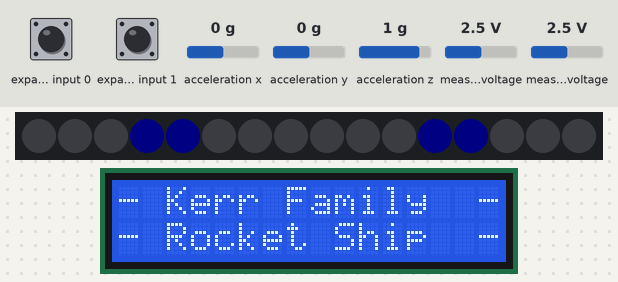
Bench run of a sketch on a simulated Arduino Uno, built with avr-gcc and run on an emulated ATmega328P. On the bench: 16 RGB LEDs in strip order, left to right, 16×2 character LCD. Wiring (inferred from the names in the program): Wii Nunchuk at I2C address 0x52. The inputs (shaded band) are chosen by the test bench; at power-on: expander input 0 HIGH, expander input 1 HIGH, measured voltage 2.5 V, acceleration x 0 g, acceleration y 0 g, acceleration z 1 g. Dim RGB values are drawn brighter than linear.

Above: at 1.3 s.
1.4 s: expander input 0 pulled LOW for 1 s
At 1.95 s:
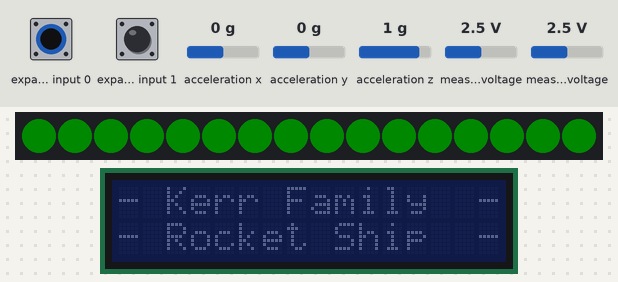
3.9 s: expander input 1 pulled LOW for 3.2 s
At 4.43 s:
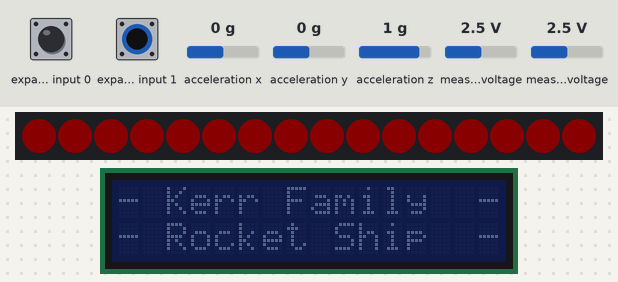
8.6 s: measured voltage (sensor 200) set to 0.1 V
At 9.0 s:
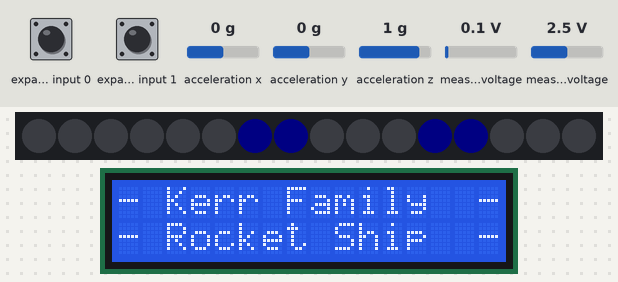
10.1 s: measured voltage (sensor 201) set to 0.1 V
At 11.1 s:
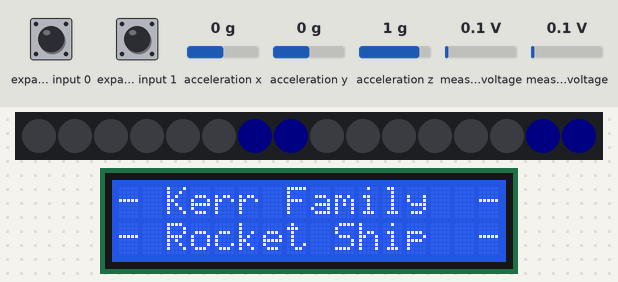
11.6 s: measured voltage (sensor 200) set to 1.2 V
At 12.0 s:
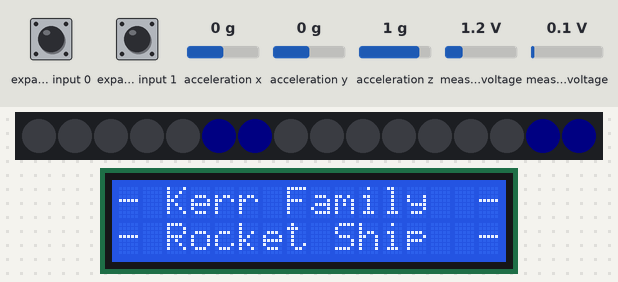
13.1 s: measured voltage (sensor 201) set to 1.2 V
At 14.0 s:
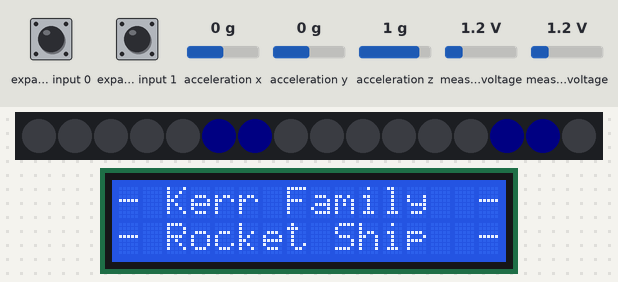
Timing chart, 0 to 15.6 s (numbered marks = the images above; inputs shaded):
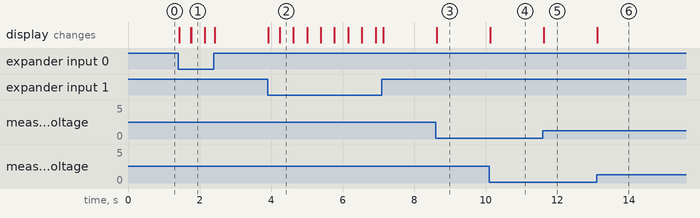

The sketch:

RocketCtrl_2.0_rev-.ino
```cpp
#include <Adafruit_NeoPixel.h>
#ifdef __AVR__
 #include <avr/power.h> // Required for 16 MHz Adafruit Trinket
#endif
#include <Wire.h>
#include "nunchuk.h"
#include <LiquidCrystal_I2C.h>

// Which pin on the Arduino is connected to the NeoPixels?
// On a Trinket or Gemma we suggest changing this to 1:
#define LED_PIN    13

// How many NeoPixels are attached to the Arduino?
#define LED_COUNT 16

// Declare our NeoPixel strip object:
Adafruit_NeoPixel strip(LED_COUNT, LED_PIN, NEO_GRB + NEO_KHZ800);
// Argument 1 = Number of pixels in NeoPixel strip
// Argument 2 = Arduino pin number (most are valid)
// Argument 3 = Pixel type flags, add together as needed:
//   NEO_KHZ800  800 KHz bitstream (most NeoPixel products w/WS2812 LEDs)
//   NEO_KHZ400  400 KHz (classic 'v1' (not v2) FLORA pixels, WS2811 drivers)
//   NEO_GRB     Pixels are wired for GRB bitstream (most NeoPixel products)
//   NEO_RGB     Pixels are wired for RGB bitstream (v1 FLORA pixels, not v2)
//   NEO_RGBW    Pixels are wired for RGBW bitstream (NeoPixel RGBW products)

// Declare the LCD configuration
LiquidCrystal_I2C lcd(0x27,16,2);  // set the LCD address to 0x27 for a 16 chars and 2 line display


void setup() {
  // These lines are specifically to support the Adafruit Trinket 5V 16 MHz.
  // Any other board, you can remove this part (but no harm leaving it):
#if defined(__AVR_ATtiny85__) && (F_CPU == 16000000)
  clock_prescale_set(clock_div_1);
#endif
  // END of Trinket-specific code.

  // setup LEDs
  strip.begin();           // INITIALIZE NeoPixel strip object (REQUIRED)
  strip.show();            // Turn OFF all pixels ASAP
  strip.setBrightness(10); // Set BRIGHTNESS to about 1/5 (max = 255)

  // setup wii chuck
  Wire.begin();
  // nunchuk_init_power(); // A1 and A2 is power supply
  nunchuk_init();

  // setup the LCD screen
  lcd.begin();                      // initialize the lcd
  // Print a message to the LCD.
  lcd.backlight();
  //lcd.noBacklight();
  lcd.clear();
  lcd.setCursor(0,0);
  lcd.print("- Kerr Family  -");
  lcd.setCursor(0,1);
  lcd.print("- Rocket Ship  -");

  // put your setup code here, to run once:
  // TEMPORARY SERIAL INTERFACE
  //Serial.begin(9600);

}


int  hatX = 0;
int  hatY = 0;
int  butC = false;
int  butZ = false;

void loop() {
  // read the i2c nunchuk
  nunchuk_read();

  hatX = nunchuk_joystickX();
  hatY = nunchuk_joystickY();
  butC = nunchuk_buttonC();
  butZ = nunchuk_buttonZ();

  //*****************************************************************
  // set all off
  for(int i=0; i<LED_COUNT; i++) { // For each pixel...
    // strip.Color() takes RGB values, from 0,0,0 up to 255,255,255
    // Here we're using a moderately bright green color:
    strip.setPixelColor(i, strip.Color(0, 0, 0));
  }

  //*****************************************************************
  // control LED strip 1 based on Left and Right orientation
  //*****************************************************************
  // Left
  if (hatX >= 92)
    {
    strip.setPixelColor(0, strip.Color(0,0,150));
    strip.setPixelColor(1, strip.Color(0,0,150));
  }
  // left -1
  else if ((hatX >= 55) && (hatX < 92))
  {
    strip.setPixelColor(1, strip.Color(0,0,150));
    strip.setPixelColor(2, strip.Color(0,0,150));
  }
  // left -2
  else if ((hatX >= 19) && (hatX < 55))
  {
    strip.setPixelColor(2, strip.Color(0,0,150));
    strip.setPixelColor(3, strip.Color(0,0,150));
  }
  // center
  else if ((hatX > -18) && (hatX < 19))
  {
    strip.setPixelColor(3, strip.Color(0,0,150));
    strip.setPixelColor(4, strip.Color(0,0,150));
  }
  // right -2
  else if ((hatX > -54) && (hatX <= -18))
  {
    strip.setPixelColor(4, strip.Color(0,0,150));
    strip.setPixelColor(5, strip.Color(0,0,150));
  }
  // right -1
  else if ((hatX > -91) && (hatX <= -54))
  {
    strip.setPixelColor(5, strip.Color(0,0,150));
    strip.setPixelColor(6, strip.Color(0,0,150));
  }
  // right
  else if (hatX <= -91)
  {
    strip.setPixelColor(6, strip.Color(0,0,150));
    strip.setPixelColor(7, strip.Color(0,0,150));
  }

  //*****************************************************************
  // control LED strip 2 based on Up and Down orientation
  //*****************************************************************
  // up
  if (hatY >= 92)
    {
    strip.setPixelColor(8, strip.Color(0,0,150));
    strip.setPixelColor(9, strip.Color(0,0,150));
  }
  // up -1
  else if ((hatY >= 55) && (hatY < 92))
  {
    strip.setPixelColor(9, strip.Color(0,0,150));
    strip.setPixelColor(10, strip.Color(0,0,150));
  }
  // up -2
  else if ((hatY >= 19) && (hatY < 55))
  {
    strip.setPixelColor(10, strip.Color(0,0,150));
    strip.setPixelColor(11, strip.Color(0,0,150));
  }
  // center
  else if ((hatY > -18) && (hatY < 19))
  {
    strip.setPixelColor(11, strip.Color(0,0,150));
    strip.setPixelColor(12, strip.Color(0,0,150));
  }
  // down -2
  else if ((hatY > -54) && (hatY <= -18))
  {
    strip.setPixelColor(12, strip.Color(0,0,150));
    strip.setPixelColor(13, strip.Color(0,0,150));
  }
  // down -1
  else if ((hatY > -91) && (hatY <= -54))
  {
    strip.setPixelColor(13, strip.Color(0,0,150));
    strip.setPixelColor(14, strip.Color(0,0,150));
  }
  // down
  else if (hatY <= -91)
  {
    strip.setPixelColor(14, strip.Color(0,0,150));
    strip.setPixelColor(15, strip.Color(0,0,150));
  }

  if ((butC != 0) && (butZ == 0))
  {
    lcd.noBacklight();
    for(int i=0; i<LED_COUNT; i++) { // For each pixel...
      // strip.Color() takes RGB values, from 0,0,0 up to 255,255,255
      // Here we're using a moderately bright green color:
      strip.setPixelColor(i, strip.Color(255, 0, 0));
    }
  }
  else if ((butC == 0) && (butZ != 0))
  {
    lcd.noBacklight();
    for(int i=0; i<LED_COUNT; i++) { // For each pixel...
      // strip.Color() takes RGB values, from 0,0,0 up to 255,255,255
      // Here we're using a moderately bright green color:
      strip.setPixelColor(i, strip.Color(0, 255, 0));
    }
  }
  else if ((butC != 0) && (butZ != 0))
  {
    lcd.noBacklight();
    for(int i=0; i<LED_COUNT; i++) { // For each pixel...
      // strip.Color() takes RGB values, from 0,0,0 up to 255,255,255
      // Here we're using a moderately bright green color:
      strip.setPixelColor(i, strip.Color(255, 255, 0));
    }
  }

  strip.show();   // Send the updated pixel colors to the hardware.

  // put your main code here, to run repeatedly:
  //if (nunchuk_read()) {
  //    // Work with nunchuk_data
  //    nunchuk_print();
  //}
  delay(50);
  lcd.backlight();
}
```

Nunchuk.h
```cpp
// (licence header left out)
#ifndef NUNCHUK_H
#define NUNCHUK_H

#include <Wire.h>

// Calibration accelerometer values, depends on your Nunchuk
#define NUNCHUK_ACCEL_X_ZERO 512
#define NUNCHUK_ACCEL_Y_ZERO 512
#define NUNCHUK_ACCEL_Z_ZERO 512

// Calibration joystick values
#define NUNCHUK_JOYSTICK_X_ZERO 127
#define NUNCHUK_JOYSTICK_Y_ZERO 128

// Whether to disable encryption. Enabling encryption means that every packet must be decrypted, which wastes cpu cycles. Cheap Nunchuk clones have problems with the encrypted init sequence, so be sure you know what you're doing
#define NUNCHUK_DISABLE_ENCRYPTION

// Print debug information instead of a CSV stream to the serial port
// #define NUNCHUK_DEBUG

// The Nunchuk I2C address
#define NUNCHUK_ADDRESS 0x52

#if ARDUINO >= 100
#define I2C_READ() Wire.read()
#define I2C_WRITE(x) Wire.write(x)
#else
#define I2C_READ() Wire.receive()
#define I2C_WRITE(x) Wire.send(x)
#endif

#define I2C_START(x) Wire.beginTransmission(x)
#define I2C_STOP() Wire.endTransmission(true)

uint8_t nunchuk_data[6];
uint8_t nunchuk_cali[16];

#if defined(__AVR_ATmega168__) || defined(__AVR_ATmega328P__) // Only Arduino UNO
/**
 * Use normal analog ports as power supply, which is useful if you want to have all pins in a row
 * Like for the famous WiiChuck adapter
 * @see https://todbot.com/blog/2008/02/18/wiichuck-wii-nunchuck-adapter-available/
 */
static void nunchuk_init_power() {
    // Add power supply for port C2 (GND) and C3 (PWR)
    PORTC &= ~_BV(PORTC2);
    PORTC |= _BV(PORTC3);
    DDRC |= _BV(PORTC2) | _BV(PORTC3);
    delay(100);
}
#endif
/**
 * Initializes the Nunchuk communication by sending a sequence of bytes
 */
static void nunchuk_init() {

#ifdef NUNCHUK_DISABLE_ENCRYPTION
    I2C_START(NUNCHUK_ADDRESS);
    I2C_WRITE(0xF0);
    I2C_WRITE(0x55);
    I2C_STOP();
    // delay(1);
    I2C_START(NUNCHUK_ADDRESS);
    I2C_WRITE(0xFB);
    I2C_WRITE(0x00);
    I2C_STOP();
    // delay(1);
#else
    I2C_START(NUNCHUK_ADDRESS);
    I2C_WRITE(0x40);
    I2C_WRITE(0x00);
    I2C_STOP();
    // delay(1);
#endif

#ifdef NUNCHUK_DEBUG
    Serial.print("Ident: "); // 0xA4200000 for Nunchuck, 0xA4200101 for Classic, 0xA4200402 for Balance

    I2C_START(NUNCHUK_ADDRESS);
    I2C_WRITE(0xFA);
    I2C_STOP();

    Wire.requestFrom(NUNCHUK_ADDRESS, 6);
    for (uint8_t i = 0; i < 6; i++) {
        if (Wire.available()) {
            Serial.print(I2C_READ(), HEX);
            Serial.print(" ");
        }
    }
    I2C_STOP();
    Serial.println("");

    delay(100); // Wait for serial transfer, before loop()ing
#endif

}

/**
 * Decodes a byte if encryption is used
 *
 * @param x The byte to be decoded
 */
static inline uint8_t nunchuk_decode_byte(uint8_t x) {
#ifdef NUNCHUK_DISABLE_ENCRYPTION
    return x;
#else
    return (x ^ 0x17) + 0x17;
#endif
}

/**
 * Central function to read a full chunk of data from Nunchuk
 *
 * @return A boolean if the data transfer was successful
 */
static uint8_t nunchuk_read() {

    uint8_t i;
    Wire.requestFrom(NUNCHUK_ADDRESS, 6);
#ifdef SAM
    delayMicroseconds(10);
#endif
    for (i = 0; i < 6 && Wire.available(); i++) {
        nunchuk_data[i] = nunchuk_decode_byte(I2C_READ());
    }
    I2C_START(NUNCHUK_ADDRESS);
    I2C_WRITE(0x00);
#ifdef SAM
    delayMicroseconds(100);
#endif
    I2C_STOP();
    return i == 6;
}

/**
 * Checks the current state of button Z
 */
static uint8_t nunchuk_buttonZ() {
    return (~nunchuk_data[5] >> 0) & 1;
}

/**
 * Checks the current state of button C
 */
static uint8_t nunchuk_buttonC() {
    return (~nunchuk_data[5] >> 1) & 1;
}

/**
 * Retrieves the raw X-value of the joystick
 */
static uint8_t nunchuk_joystickX_raw() {
    return nunchuk_data[0];
}

/**
 * Retrieves the raw Y-value of the joystick
 */
static uint8_t nunchuk_joystickY_raw() {
    return nunchuk_data[1];
}

/**
 * Retrieves the calibrated X-value of the joystick
 */
static int16_t nunchuk_joystickX() {
    return (int16_t) nunchuk_joystickX_raw() - (int16_t) NUNCHUK_JOYSTICK_X_ZERO;
}

/**
 * Retrieves the calibrated Y-value of the joystick
 */
static int16_t nunchuk_joystickY() {
    return (int16_t) nunchuk_joystickY_raw() - (int16_t) NUNCHUK_JOYSTICK_Y_ZERO;
}

/**
 * Calculates the angle of the joystick
 */
static float nunchuk_joystick_angle() {
    return atan2((float) nunchuk_joystickY(), (float) nunchuk_joystickX());
}

/**
 * Retrieves the raw X-value of the accelerometer
 */
static uint16_t nunchuk_accelX_raw() {
    return ((uint16_t) nunchuk_data[2] << 2) | ((nunchuk_data[5] >> 2) & 3);
}

/**
 * Retrieves the raw Y-value of the accelerometer
 */
static uint16_t nunchuk_accelY_raw() {
    return ((uint16_t) nunchuk_data[3] << 2) | ((nunchuk_data[5] >> 4) & 3);
}

/**
 * Retrieves the raw Z-value of the accelerometer
 */
static uint16_t nunchuk_accelZ_raw() {
    return ((uint16_t) nunchuk_data[4] << 2) | ((nunchuk_data[5] >> 6) & 3);
}

/**
 * Retrieves the calibrated X-value of the accelerometer
 */
static int16_t nunchuk_accelX() {
    return (int16_t) nunchuk_accelX_raw() - (int16_t) NUNCHUK_ACCEL_X_ZERO;
}

/**
 * Retrieves the calibrated Y-value of the accelerometer
 */
static int16_t nunchuk_accelY() {
    return (int16_t) nunchuk_accelY_raw() - (int16_t) NUNCHUK_ACCEL_Y_ZERO;
}

/**
 * Retrieves the calibrated Z-value of the accelerometer
 */
static int16_t nunchuk_accelZ() {
    return (int16_t) nunchuk_accelZ_raw() - (int16_t) NUNCHUK_ACCEL_Z_ZERO;
}

/**
 * Calculates the pitch angle THETA around y-axis of the Nunchuk in radians
 */
static float nunchuk_pitch() { // tilt-y
    return atan2((float) nunchuk_accelY(), (float) nunchuk_accelZ());
}

/**
 * Calculates the roll angle PHI around x-axis of the Nunchuk in radians
 */
static float nunchuk_roll() { // tilt-x
    return atan2((float) nunchuk_accelX(), (float) nunchuk_accelZ());
}

/**
 * A handy function to print either verbose information of the Nunchuk or a CSV stream for Processing
 */
static void nunchuk_print() {

#ifdef NUNCHUK_DEBUG
    char buf[100];

    sprintf(buf, "Joy X=%4d Y=%4d   Acc X=%4d Y=%4d Z=%4d   Btn Z=%1d C=%1d\n",
        nunchuk_joystickX(), nunchuk_joystickY(),
        nunchuk_accelX(), nunchuk_accelY(), nunchuk_accelZ(),
        nunchuk_buttonZ(), nunchuk_buttonC());
    Serial.print(buf);
#else
    Serial.print(nunchuk_joystickX(), DEC);
    Serial.print(",");
    Serial.print(nunchuk_joystickY(), DEC);
    Serial.print(",");
    Serial.print(nunchuk_accelX(), DEC);
    Serial.print(",");
    Serial.print(nunchuk_accelY(), DEC);
    Serial.print(",");
    Serial.print(nunchuk_accelZ(), DEC);
    Serial.print(",");
    Serial.print(nunchuk_buttonZ(), DEC);
    Serial.print(",");
    Serial.print(nunchuk_buttonC(), DEC);
    Serial.print("\n");
#endif
}

#endif
```

Measured:
- after the input at 1.4 s, the display: changes at once (image 1)
- after the input at 3.9 s, the display: changes at once (image 2)
